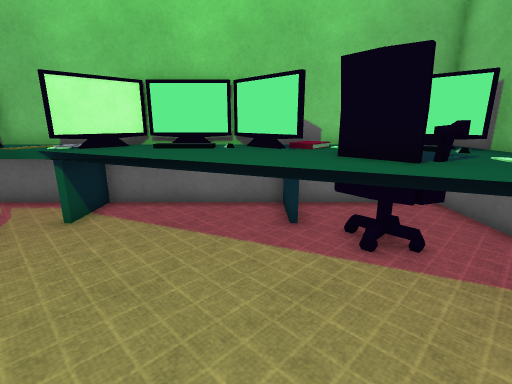
view 1 (above)

12 first-person views from a walk through a 3-D level made in the Unity game engine. The camera is 1.3 m above the floor, tilts 14° down and sees 85° across. The floor is counted in squares, 0.5 m on a side. Each view is taken from the middle of a square. On the plan, view 1 faces up. The plan holds only what a view shows up to about 19 squares ahead; the rest is blank. Some surface patterns are stand-ins.

view 2
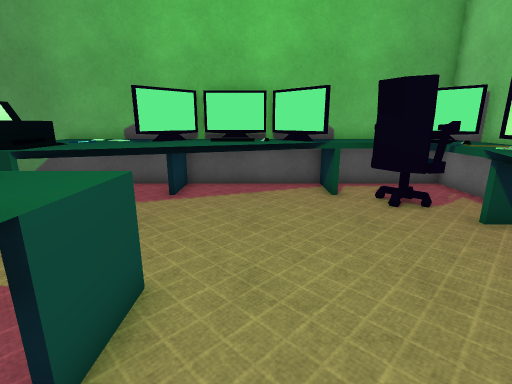

view 3
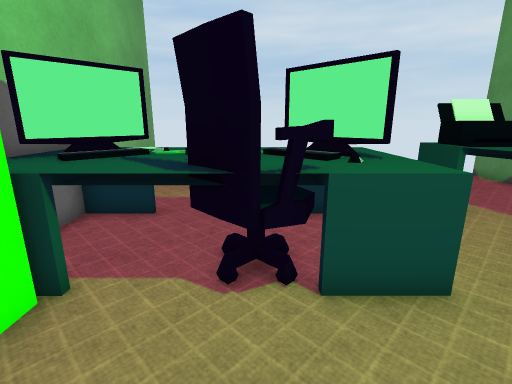

view 4
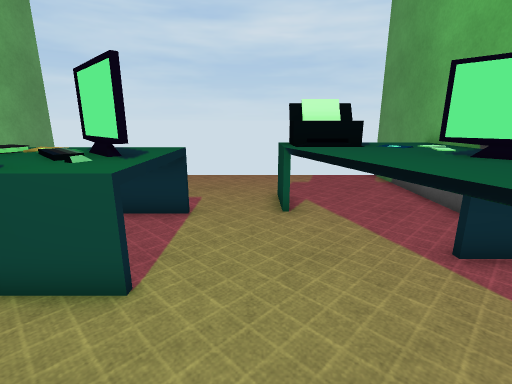

view 5
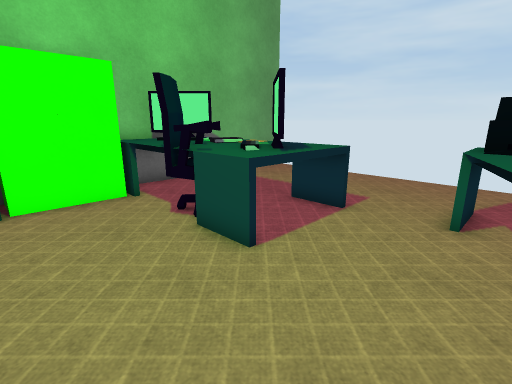

view 6
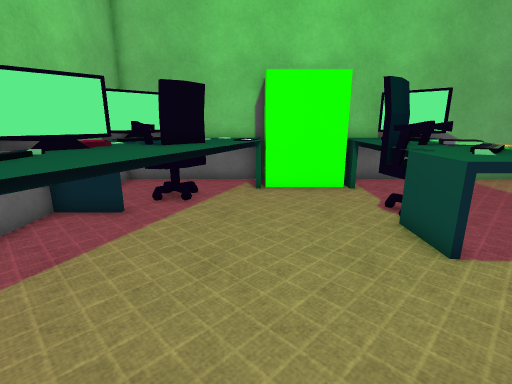

view 7
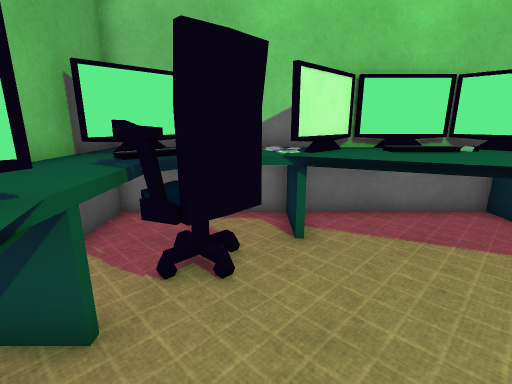

view 8
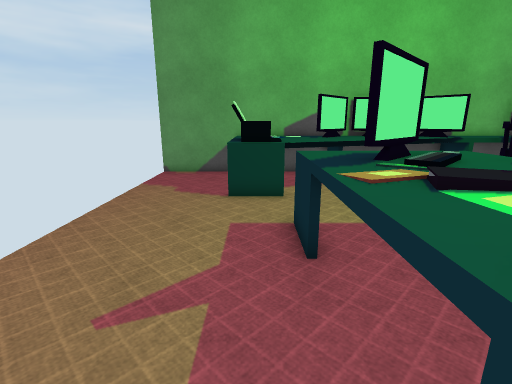

view 9
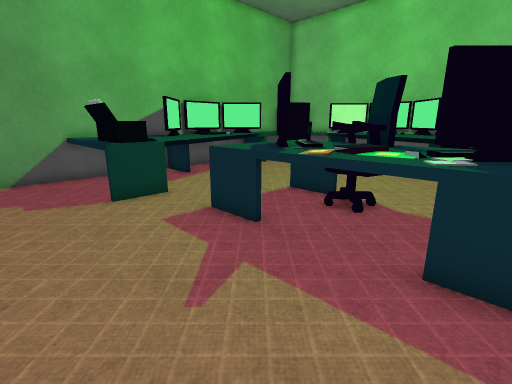

view 10
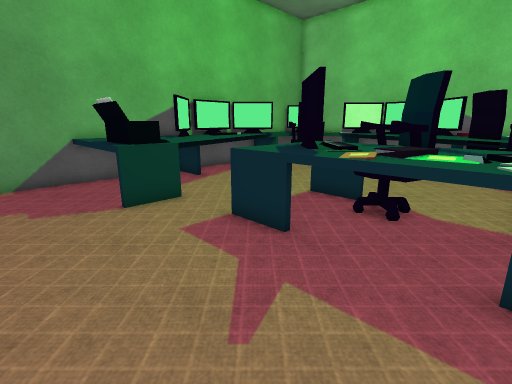

view 11
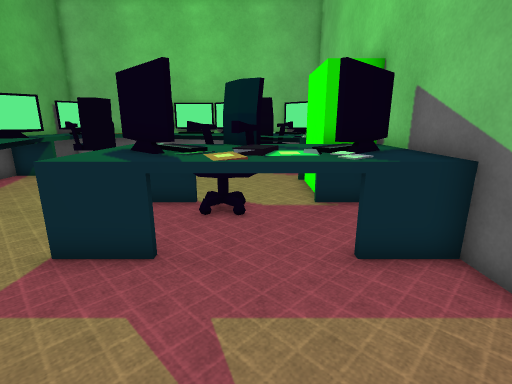

view 12
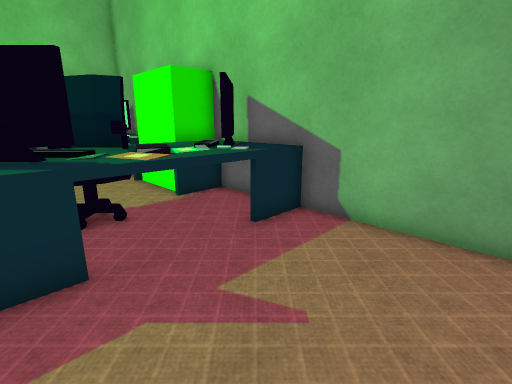

### Floor plan
Key: @ floor where view 1 was taken; # wall or solid block; x gap in a wall; . floor; = window, fence, low wall or low ledge; ^ raised ledge; O other object.
Columns run from 10 left of view 1 to 6 right of it. Each row starts with its distance up from view 1.
  9 ^^#^^^#####^^^#^^
  8 ^^^^^^^^^^^^^^^^^
  7 ^^^^^^^^^^^^^^^^^
  6 ^^^^^.^^^^^^^^^^^
  5 ^^^# ....^^^^^^^^
  4 ^^^........^^^^^^
  3 ^^x..........^^^^
  2 #^^=..........#
  1 ^^^^..........#
  0 ^^^^......@...##
 -1 ^^^^^...^^^#x^^^^
 -2 #^^^^...^^^^^^^^^
 -3 ^^^^^...^O^^^^^^^
 -4 ^^^^^^..^^^^^^^^^
 -5 ^^^^^^..^^^^^^^^^
 -6 ^^^^^^..........#
 -7 ^^^.##..........#
 -8 #...............#
 -9 #...............#
-10 #...............#
-11 #               #

Where each view was taken, in squares from view 1:
view 1: 0 up, 0 right, facing up
view 2: 1 up, 2 right, facing left
view 3: 3 up, 1 right, facing down
view 4: 3 up, 4 left, facing down
view 5: 3 up, 6 left, facing down-right
view 6: 3 up, 7 left, facing right
view 7: 1 up, 6 left, facing up
view 8: 6 down, 5 right, facing left
view 9: 10 down, 5 right, facing up-left
view 10: 10 down, 4 right, facing up-left
view 11: 10 down, 2 right, facing up
view 12: 10 down, 1 left, facing up-right
